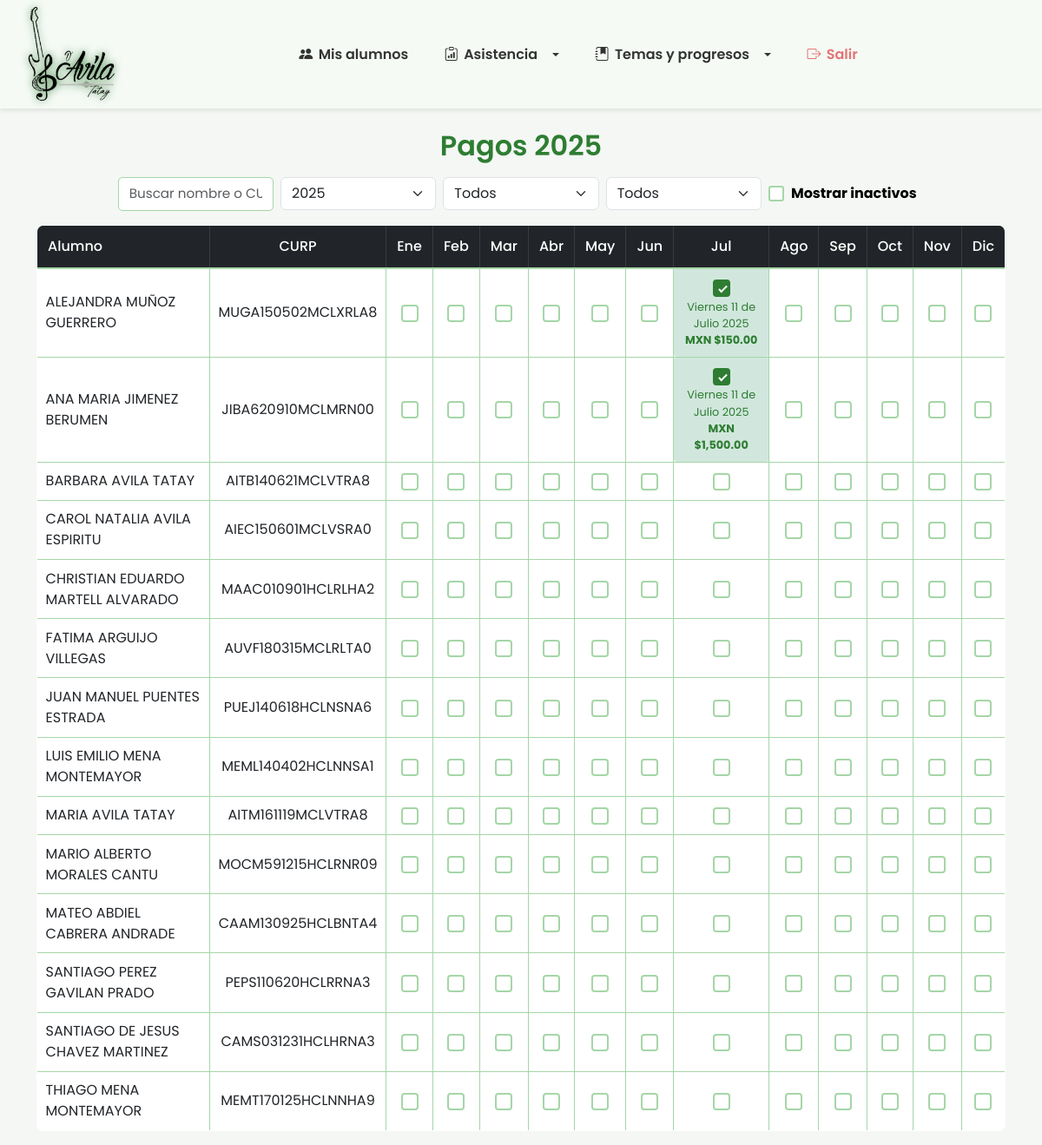
/pagos.php, run on the app's committed database.
### tables this page shows
CREATE TABLE `alumnos` (
  `curp` varchar(18) NOT NULL,
  `nombre` varchar(50) NOT NULL,
  `apellidos` varchar(100) NOT NULL,
  `nombre_tutor` varchar(100) DEFAULT NULL,
  `fecha_nacimiento` date NOT NULL,
  `telefono` varchar(15) DEFAULT NULL,
  `fecha_registro` timestamp NOT NULL DEFAULT current_timestamp(),
  `mensualidad` decimal(10,2) NOT NULL DEFAULT 0.00,
  `activo` tinyint(1) DEFAULT 1,
  PRIMARY KEY (`curp`)
);

CREATE TABLE `pagos_mensualidad` (
  `id` int(11) NOT NULL AUTO_INCREMENT,
  `alumno_curp` varchar(18) DEFAULT NULL,
  `año` int(11) DEFAULT NULL,
  `mes` int(11) DEFAULT NULL,
  `fecha_pago` timestamp NOT NULL DEFAULT current_timestamp(),
  `monto` decimal(10,2) DEFAULT NULL,
  PRIMARY KEY (`id`),
  UNIQUE KEY `alumno_curp` (`alumno_curp`,`año`,`mes`),
  CONSTRAINT `pagos_mensualidad_ibfk_1` FOREIGN KEY (`alumno_curp`) REFERENCES `alumnos` (`curp`) ON DELETE CASCADE
);

### pagos.php (the view, shortened to what this page needs)
<?php
require_once __DIR__ . '/includes/bd.php';
$año = isset($_GET['año']) ? intval($_GET['año']) : date('Y');
$mesFiltro = isset($_GET['mes']) ? intval($_GET['mes']) : 0;
$estadoPago = isset($_GET['estado']) ? $_GET['estado'] : 'todos';
$mostrarInactivos = isset($_GET['mostrarInactivos']) ? ($_GET['mostrarInactivos'] == '1') : false;
$busqueda = isset($_GET['busqueda']) ? trim($_GET['busqueda']) : '';
$alumnos = [];
$where = "WHERE 1=1 ";
if (!$mostrarInactivos) {
    $where .= "AND activo=1 ";
}
$sql = "SELECT curp, nombre, apellidos, activo FROM alumnos $where ORDER BY activo DESC, nombre, apellidos";
$res = $conexion->query($sql);
while ($row = $res->fetch_assoc())
    $alumnos[] = $row;
$pagos = [];
$resPagos = $conexion->query("SELECT alumno_curp, mes, fecha_pago, monto FROM pagos_mensualidad WHERE año=$año");
while ($row = $resPagos->fetch_assoc()) {
    $pagos[$row['alumno_curp']][$row['mes']] = [
        'fecha' => $row['fecha_pago'],
        'monto' => $row['monto']
    ];
}
?>
<!DOCTYPE html>
<html lang="es">
<head>
    <link href="https://cdn.jsdelivr.net/npm/bootstrap@5.3.0/dist/css/bootstrap.min.css" rel="stylesheet">
</head>
<body>
    <?php include 'navbar.php'; ?>
    <div class="container mt-4">
        <h2 class="mb-3 text-center">Pagos <?= $año ?></h2>
        <form method="GET" class="row g-2 mb-3 justify-content-center align-items-center">
            <div class="col-md-2">
                <input type="text" name="busqueda" value="<?= htmlspecialchars($busqueda) ?>"
                    placeholder="Buscar nombre o CURP" class="form-control">
            </div>
            <div class="col-md-2">
                <select name="año" class="form-select" onchange="this.form.submit()">
                    <?php for ($y = date('Y') + 1; $y >= 2023; $y--): ?>
                        <option value="<?= $y ?>" <?= $y == $año ? 'selected' : '' ?>><?= $y ?></option>
                    <?php endfor; ?>
                </select>
            </div>
            <div class="col-md-2">
                <select name="mes" class="form-select" onchange="this.form.submit()">
                    <option value="0" <?= $mesFiltro == 0 ? 'selected' : '' ?>>Todos</option>
                </select>
            </div>
            <div class="col-md-2">
                <select name="estado" class="form-select" onchange="this.form.submit()">
                    <option value="todos" <?= $estadoPago == 'todos' ? 'selected' : '' ?>>Todos</option>
                </select>
            </div>
            <div class="col-md-2 d-flex align-items-center">
                <input type="checkbox" id="mostrarInactivos" name="mostrarInactivos" value="1" <?= $mostrarInactivos ? 'checked' : '' ?> onchange="this.form.submit()">
                <label for="mostrarInactivos" class="ms-2 mb-0" style="color: black; font-weight: bold;">
                    Mostrar inactivos
                </label>
            </div>
        </form>
        <div class="table-responsive">
            <table class="table table-bordered align-middle text-center">
                <thead class="table-dark">
                    <tr>
                        <th class="text-start">Alumno</th>
                        <th>CURP</th>
                        <?php foreach (['Ene', 'Feb', 'Mar', 'Abr', 'May', 'Jun', 'Jul', 'Ago', 'Sep', 'Oct', 'Nov', 'Dic'] as $m): ?>
                            <th><?= $m ?></th>
                        <?php endforeach; ?>
                    </tr>
                </thead>
                <tbody>
                    <?php foreach ($alumnos as $al):
                        $mostrar = true;
                        ?>
                        <?php if ($mostrar): ?>
                            <tr class="<?= !$al['activo'] ? 'table-danger' : '' ?>">
                                <td class="text-start"><?= htmlspecialchars($al['nombre'] . ' ' . $al['apellidos']) ?>
                                </td>
                                <td><?= htmlspecialchars($al['curp']) ?></td>
                                <?php for ($i = 1; $i <= 12; $i++):
                                    $pagado = isset($pagos[$al['curp']][$i]);
                                    $fecha = $pagado ? $pagos[$al['curp']][$i]['fecha'] : '';
                                    $monto = $pagado ? $pagos[$al['curp']][$i]['monto'] : '';
                                    ?>
                                    <td class="<?= $pagado ? 'pagado' : '' ?>">
                                        <input type="checkbox" class="pago-check" data-curp="<?= htmlspecialchars($al['curp']) ?>"
                                            data-mes="<?= $i ?>" data-año="<?= $año ?>" <?= $pagado ? 'checked' : '' ?>>
                                        <span class="pago-fecha"><?= $fecha ?></span>
                                        <?php if ($monto): ?>
                                            <span class="pago-monto"><strong>MXN $<?= number_format($monto, 2) ?></strong></span>
                                        <?php endif; ?>
                                    </td>
                                <?php endfor; ?>
                            </tr>
                        <?php endif; endforeach; ?>
                </tbody>
            </table>
        </div>
    </div>
</body>
</html>

### pagos.php (style rules this page uses)
body { font-family: 'Poppins', sans-serif; background: #f4f7f4; color: #333; }
.container h2 { font-weight: 600; margin-bottom: 1.5rem; color: #2e7d32; }
.table { border-collapse: collapse; width: 100%; background: #fff; border: 1px solid #a5d6a7; border-radius: 8px; overflow: hidden; }
.table thead { background: #2e7d32; color: #fff; }
.table thead th { padding: 0.75rem; text-align: center; font-weight: 500; border-bottom: 2px solid #a5d6a7; }
.table tbody td { padding: 0.6rem; border-bottom: 1px solid #a5d6a7; }
.table tbody tr:last-child td { border-bottom: none; }
.pagado { background: #d1e7dd !important; border-radius: 4px; }
.pago-fecha, .pago-monto { display: block; font-size: 0.8rem; color: #2e7d32; }
.pago-check { appearance: none; width: 20px; height: 20px; border: 2px solid #a5d6a7; border-radius: 4px; cursor: pointer; transition: all 0.2s; vertical-align: middle; position: relative; background: #fff; }
.pago-check:checked { background: #2e7d32; border-color: #2e7d32; }
.pago-check:checked::after { content: ""; position: absolute; top: 3px; left: 7px; width: 5px; height: 10px; border: solid #fff; border-width: 0 2px 2px 0; transform: rotate(45deg); }
input[type="checkbox"]#mostrarInactivos { appearance: none; width: 18px; height: 18px; border: 2px solid #a5d6a7; border-radius: 3px; cursor: pointer; transition: all 0.2s; position: relative; background: #fff; }
form input[type="text"], form select { border: 1px solid #a5d6a7; border-radius: 5px; padding: 0.45rem 0.75rem; font-size: 0.95rem; transition: border-color 0.2s, box-shadow 0.2s; color: #2e7d32; }

### navbar.php (style rules this page uses)
body { font-family: 'Poppins', sans-serif; }

### data on the page
alumnos: nombre+apellidos "ALEJANDRA MUÑOZ GUERRERO", curp "MUGA150502MCLXRLA8", curp "☑", curp.monto "150.00"
alumnos: nombre+apellidos "ANA MARIA JIMENEZ BERUMEN", curp "JIBA620910MCLMRN00", curp "☑", curp.monto "1,500.00"
alumnos: nombre+apellidos "BARBARA AVILA TATAY", curp "AITB140621MCLVTRA8"
alumnos: nombre+apellidos "CAROL NATALIA AVILA ESPIRITU", curp "AIEC150601MCLVSRA0"
alumnos: nombre+apellidos "CHRISTIAN EDUARDO MARTELL ALVARADO", curp "MAAC010901HCLRLHA2"
alumnos: nombre+apellidos "FATIMA ARGUIJO VILLEGAS", curp "AUVF180315MCLRLTA0"
alumnos: nombre+apellidos "JUAN MANUEL PUENTES ESTRADA", curp "PUEJ140618HCLNSNA6"
alumnos: nombre+apellidos "LUIS EMILIO MENA MONTEMAYOR", curp "MEML140402HCLNNSA1"
alumnos: nombre+apellidos "MARIA AVILA TATAY", curp "AITM161119MCLVTRA8"
alumnos: nombre+apellidos "MARIO ALBERTO MORALES CANTU", curp "MOCM591215HCLRNR09"
alumnos: nombre+apellidos "MATEO ABDIEL CABRERA ANDRADE", curp "CAAM130925HCLBNTA4"
alumnos: nombre+apellidos "SANTIAGO PEREZ GAVILAN PRADO", curp "PEPS110620HCLRRNA3"
alumnos: nombre+apellidos "SANTIAGO DE JESUS CHAVEZ MARTINEZ", curp "CAMS031231HCLHRNA3"
alumnos: nombre+apellidos "THIAGO MENA MONTEMAYOR", curp "MEMT170125HCLNNHA9"

### other printed values
$año "2025"
$m "Ene"
$m "Feb"
$m "Mar"
$m "Abr"
$m "May"
$m "Jun"
$m "Jul"
$m "Ago"
$m "Sep"
$m "Oct"
$m "Nov"
$m "Dic"
form field año "2025"
